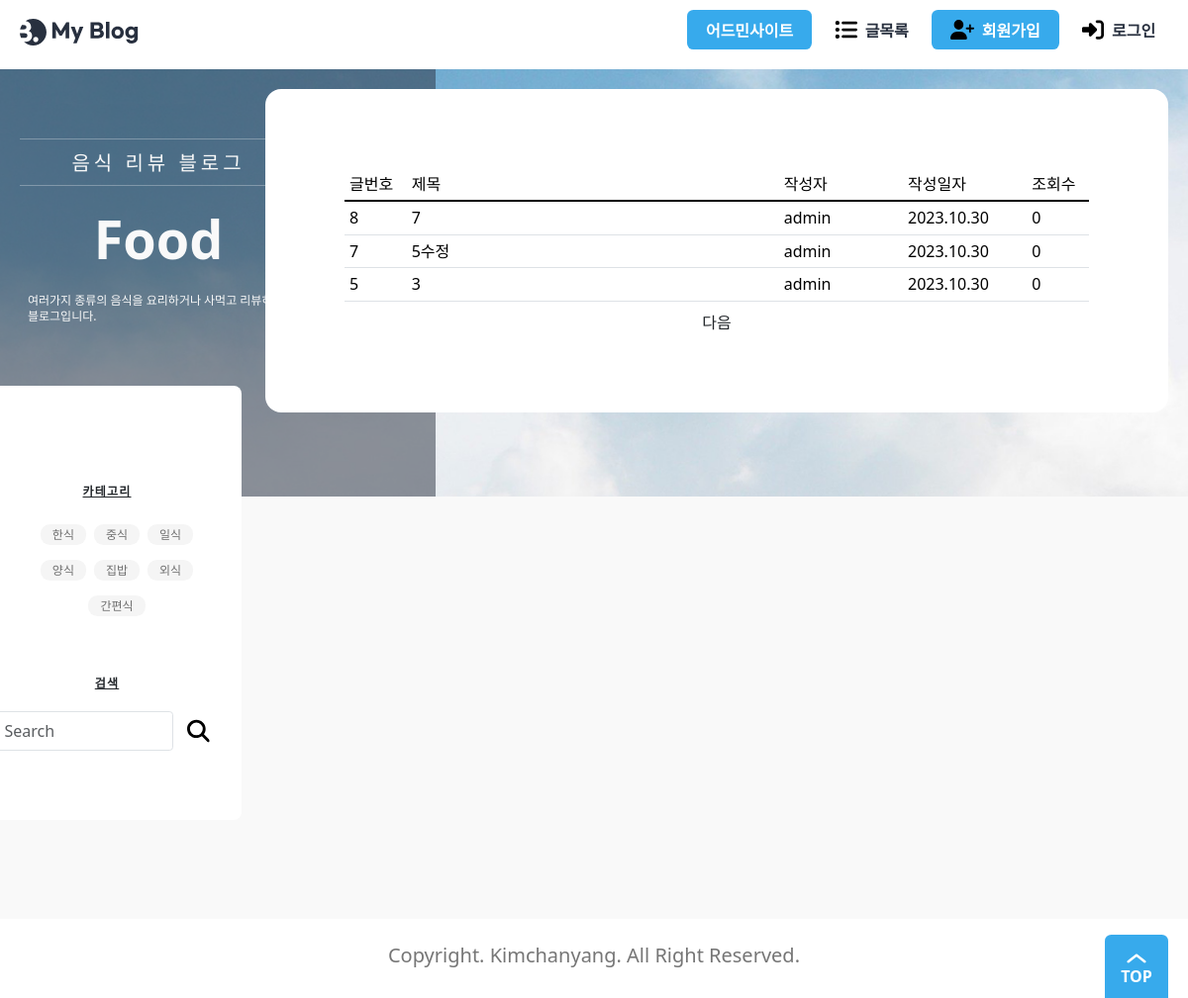
The page /blog/ on the database as committed earlier.
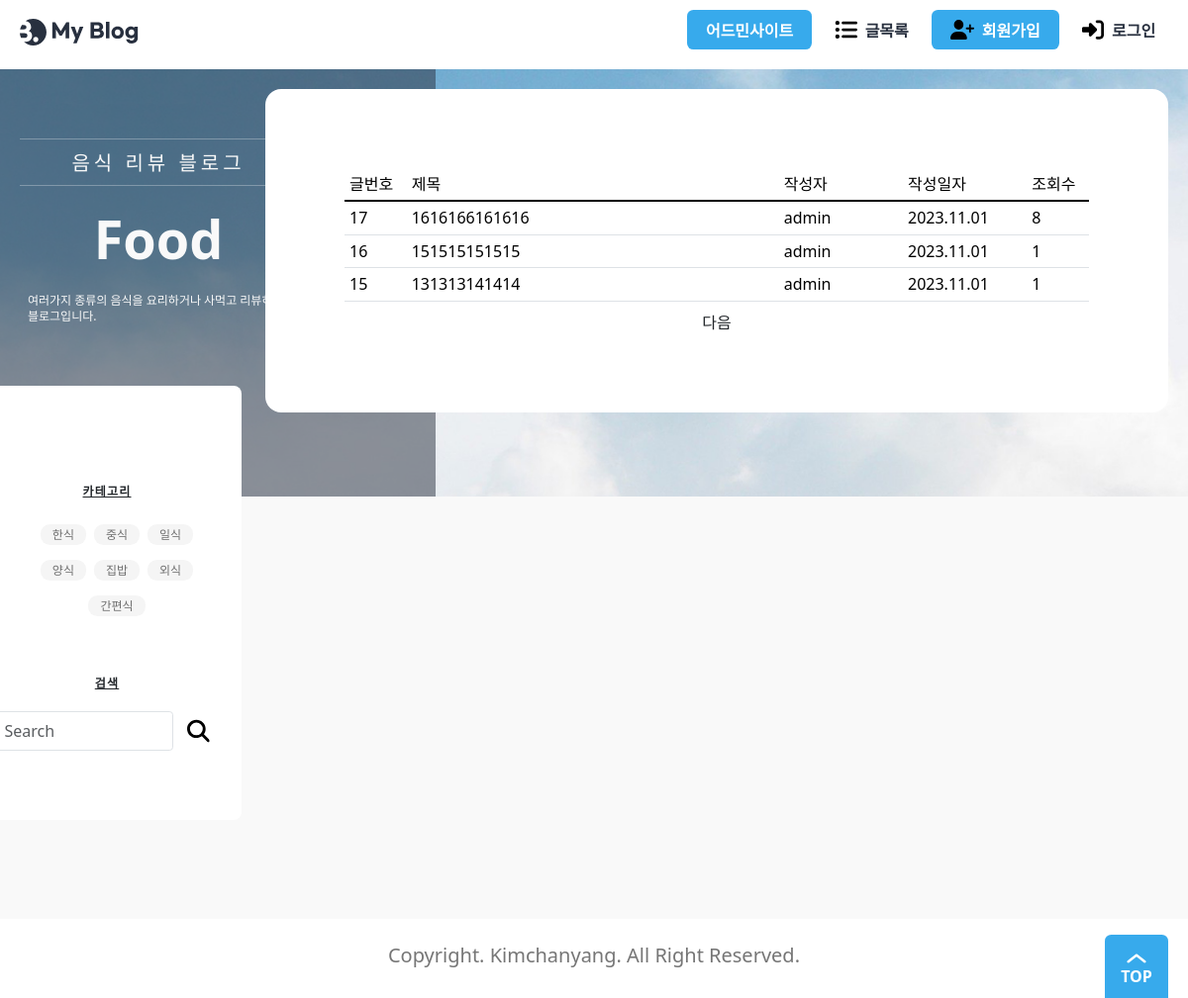
The same page on the database as committed later.
### blog/models.py (models this page shows, shortened)
class Post(models.Model):
    title = models.CharField(_("제목"), max_length=50)
    content = models.TextField(_("내용"))
    head_image = models.ImageField(
        _("메인 이미지"), upload_to="blog/images/%Y/%m/%d/", blank=True
    )
    file_upload = models.FileField(
        _("파일"), upload_to="blog/files/%Y/%m/%d/", blank=True
    )
    created_at = models.DateTimeField(_("작성일자"), auto_now_add=True)
    updated_at = models.DateTimeField(_("수정일자"), auto_now=True)
    author = models.ForeignKey(User, on_delete=models.CASCADE, verbose_name="작성자")
    tags = models.ManyToManyField("Tag", blank=True, verbose_name="태그")
    view_count = models.PositiveIntegerField(verbose_name="조회수", default=0)
    likes_count = models.PositiveIntegerField(verbose_name="좋아요", default=0)

### accounts/models.py (models this page shows)
class User(AbstractUser):
    nickname = models.CharField(_("닉네임"), max_length=50)
    profile_img = models.ImageField(
        _("프로필 사진"), upload_to=user_directory_path, blank=True
    )
    class Meta:
        db_table = "User"

### blog/views.py (the view)
# urls.py: path("", views.PostList.as_view(), name="post_list"),
class PostList(ListView):
    model = Post
    ordering = "-pk"
    context_object_name = "posts"
    paginate_by = pageslice
    page_kwarg = "page"

### templates/blog/post_list.html (shortened to what this page needs)
{% extends "base.html" %}
{% block main %}
{% load static %}
<div class="banner">
    <div class="max-width">
        <div class="banner-contents">
            <p class="sub-text">음식 리뷰 블로그</p>
            <p class="main-text">Food</p>
            <p class="description">
                여러가지 종류의 음식을 요리하거나 사먹고 리뷰하는 블로그입니다.
            </p>
        </div>
    </div>
</div>
<main>
    <div class="max-width">
        <div class="view">
            <section class="wrap-box">
                <div class="inner">
                    <table class="table">
                        <thead style="border-bottom: 2px solid black;">
                            <tr>
                                <th class='col-md-1'>글번호</th>
                                <th class='col-md-6'>제목</th>
                                <th class='col-md-2'>작성자</th>
                                <th class='col-md-2'>작성일자</th>
                                <th class='col-md-1'>조회수</th>
                            </tr>
                        </thead>
                        <tbody>
                            {% for post in posts %}
                            <tr>
                                <td>{{ post.id }}</td>
                                <td><a href="{% url 'post_detail' post.id %}">{{ post.title }}</a></td>
                                <td>{{ post.author }}</td>
                                <td>{{ post.created_at|date:'Y.m.d' }}</td>
                                <td>{{ post.view_count }}</td>
                            </tr>
                            {% endfor %}
                        </tbody>
                    </table>
                    <div class="d-flex justify-content-center">
                        {% if page_obj.has_next %}
                        <a href="{% url "post_list" %}?page={{ page_obj.next_page_number }}">다음</a>
                        {% endif %}
                    </div>
                </div>
            </section>
        </div>
        <aside class="about">
            <h3>카테고리</h3>
            <ul class="categories">
                <li><a href="{% url 'post_search_tag' '한식' %}">한식</a></li>
                <li><a href="{% url 'post_search_tag' '중식' %}">중식</a></li>
                <li><a href="{% url 'post_search_tag' '일식' %}">일식</a></li>
                <li><a href="{% url 'post_search_tag' '양식' %}">양식</a></li>
                <li><a href="{% url 'post_search_tag' '집밥' %}">집밥</a></li>
                <li><a href="{% url 'post_search_tag' '외식' %}">외식</a></li>
                <li><a href="{% url 'post_search_tag' '간편식' %}">간편식</a></li>
            </ul>
            <h3>검색</h3>
            <form class="d-flex" action="" method="get">
                <input class="form-control me-2" type="text" placeholder="Search">
                <img src="{% static './assets/icon-search.svg' %}" alt="My Blog" class="btn"
                    style="width: 40px;height: 40px;">
            </form>
        </aside>
    </div>
</main>
{% endblock main %}

### templates/base.html (shortened to what this page needs)
{% load static %}
<!DOCTYPE html>
<html lang="kr">
<head>
    <link rel="stylesheet" href="{% static './css/reset.css' %}">
    <link rel="stylesheet" as="style"
        href="https://cdn.jsdelivr.net/gh/orioncactus/pretendard/dist/web/static/pretendard.css">
    <link href="https://cdn.jsdelivr.net/npm/bootstrap@5.3.2/dist/css/bootstrap.min.css" rel="stylesheet">
    <link rel="stylesheet" href="{% static './css/global.css' %}">
    <link rel="stylesheet" href="{% static './css/header.css' %}">
    <link rel="stylesheet" href="{% static './css/footer.css' %}">
    <link rel="stylesheet" href="{% static './css/about.css' %}">
    <link rel="stylesheet" href="{% static './css/button.css' %}">
    <link rel="stylesheet" href="{% static './css/banner.css' %}">
    <link rel="stylesheet" href="{% static './css/category.css' %}">
    <link rel="stylesheet" href="{% static './css/author.css' %}">
    <link rel="stylesheet" href="{% static './css/post.css' %}">
    <link rel="stylesheet" href="{% static './css/posts.css' %}">
    <link rel="stylesheet" href="{% static './css/main.css' %}">
    <link rel="stylesheet" href="{% static './css/wrapbox.css' %}">
    <link rel="stylesheet" href="{% static './css/view.css' %}">
    <link rel="stylesheet" href="{% static './css/bootstrap.css' %}">
</head>
<body>
    <header>
        <div class="max-width">
            <h1>
                <a href="{% url 'index' %}">
                    <img src="{% static './assets/Logo.svg' %}" alt="My Blog">
                </a>
            </h1>
            <ul>
                <li>
                    <a href="/admin/" class="button">
                        <span>어드민사이트</span>
                    </a>
                </li>
                {% if request.user.is_authenticated %}
                <li class="profile-img">
                    <a href="#">
                        {% if request.user.profile_img %}
                        <img src="{{ request.user.profile_img.url }}" alt="My Page">
                        {% else %}
                        <img src="{% static './assets/blank_profile.png' %}" alt="My Page">
                        {% endif %}
                    </a>
                </li>
                <li>
                    <a href="{% url 'post_list' %}" class="button white">
                        <img src="{% static './assets/icon-postlist.svg' %}" alt="">
                        <span>글목록</span>
                    </a>
                </li>
                <li>
                    <a href="{% url 'post_create' %}" class="button">
                        <img src="{% static './assets/icon-modify-white.svg' %}" alt="">
                        <span>글 작성</span>
                    </a>
                </li>
                <li>
                    <button class="button white">
                        <img src="{% static './assets/icon-logout.svg' %}" alt="">
                        <span class="logout">로그아웃</span>
                    </button>
                </li>
                {% else %}
                <li>
                    <a href="{% url 'post_list' %}" class="button white">
                        <img src="{% static './assets/icon-postlist.svg' %}" alt="">
                        <span>글목록</span>
                    </a>
                </li>
                <li>
                    <a href="{% url 'register' %}" class="button">
                        <img src="{% static './assets/icon-register.svg' %}" alt="">
                        <span>회원가입</span>
                    </a>
                </li>
                <li>
                    <a href="{% url 'login' %}" class="button white">
                        <img src="{% static './assets/icon-login.svg' %}" alt="">
                        <span>로그인</span>
                    </a>
                </li>
                {% endif %}
            </ul>
        </div>
    </header>
    {% block main %}
    {% endblock main %}
    <footer>
        <div class="max-width">
            <h2>Copyright. Kimchanyang. All Right Reserved.</h2>
            <button class="top-button">TOP</button>
        </div>
    </footer>
</body>
</html>

### static/css/global.css (style rules this page uses)
:root { --main-color: rgb(55, 170, 236); --main-rgb: 55, 171, 236; --outline-border: rgb(55, 160, 236); --red-color: rgb(243, 124, 75); --red-rgb: 243, 124, 75; --black-color: #28303f; --white-color: #fff; --gray-color: #767676; --border-color: #ddd; --gray-background-light: #f9f9f9; --gray-background: #f5f5f5; --gray-text: #6f6f6f; --border-radius: 0.4em; }
h1, a, div, p, section, article, input, textarea { box-sizing: border-box; }
a { text-decoration: none; color: inherit; }
html { font-size: 10px; }
body { font-size: 1.6rem; line-height: 1.4; }
input, button { font-size: inherit; font-family: inherit; }
button { cursor: pointer; }
a { border-radius: 0.8rem; overflow: hidden; }
img { vertical-align: bottom; }
body { background: var(--gray-background-light); }
.max-width { width: 1224px; max-width: calc(100% - 4rem); margin: 0 auto; }

### static/css/header.css (style rules this page uses)
header { background: var(--white-color); }
header .max-width { display: flex; align-items: center; justify-content: space-between; gap: 4rem; padding: 1rem 0; }
header h1 { font-size: 3rem; }
header h1 a { display: block; padding: 0.4rem; margin-left: -0.4rem; }
header h1 a img { display: block; }
header ul { display: flex; align-items: center; gap: 1rem; }
header .button { text-transform: none; }

### static/css/footer.css (style rules this page uses)
footer { background: var(--white-color); margin-top: 10rem; }
footer .max-width { display: flex; align-items: center; justify-content: center; height: 8rem; position: relative; }
footer h2 { color: var(--gray-color); }
.top-button { position: absolute; bottom: 0; right: 0; width: 6.4rem; height: 6.4rem; padding-top: 2.2rem; border: 0; border-radius: var(--border-radius) var(--border-radius) 0 0; background: var(--main-color) url(../assets/ArrowTop.svg) no-repeat 50% 0.4rem / 4rem; color: var(--white-color); text-align: center; font-weight: bold; }

### static/css/about.css (style rules this page uses)
.about { flex-basis: calc((100% - 2.4rem * 3) / 4); flex-shrink: 0; align-self: flex-start; padding: 4rem 2.4rem 7rem; box-sizing: border-box; border-radius: var(--border-radius); background: var(--white-color); text-align: center; font-size: 2rem; }
.about h2, .about h3 { margin-bottom: 2rem; font-size: 1.2rem; font-weight: bold; text-transform: uppercase; text-decoration: underline; letter-spacing: 0.1em; }
.about h3 { margin-top: 6rem; }
.categories { display: flex; flex-wrap: wrap; align-items: center; justify-content: center; gap: 0.8rem; }
.categories li a { background: var(--gray-background); color: var(--gray-text); font-size: 1.2rem; border-radius: calc(var(--border-radius) * 2); padding: 0.2rem 1.2rem; }

### static/css/button.css (style rules this page uses)
.button { display: inline-flex; align-items: center; justify-content: center; gap: 0.8rem; height: 4rem; padding: 0.2rem 1.2em 0; border: 0; border-radius: var(--border-radius); background: var(--main-color); color: var(--white-color); text-transform: uppercase; font-weight: bold; line-height: 1; }
.button img { height: 1.2em; margin-top: -0.2rem; vertical-align: middle; }
.button.white { padding: 0.2rem 0.8em 0; background: var(--white-color); color: var(--black-color); }
.button.white img { height: 1.4em; }

### static/css/banner.css (style rules this page uses)
.banner { position: relative; background: url(../assets/background.jpg) no-repeat 50% 50% / cover; height: 27em; margin-bottom: -7em; }
.banner-contents { width: 28rem; padding: 7rem 0 14.5rem; text-align: center; color: var(--gray-background-light); }
.banner-contents::before { content: ""; display: block; position: absolute; top: 0; left: 0; width: calc((100% - 1224px) / 2 + 44rem); height: 100%; background: rgba(40, 48, 63, 0.5); }
.banner-contents > * { position: relative; }
.banner-contents .sub-text { border: 1px solid rgba(249, 249, 249, 0.3); border-width: 1px 0; padding: 1rem 0 0.8rem; font-size: 2rem; letter-spacing: 0.2em; }
.banner .main-text { font-weight: bold; font-size: 5.4rem; margin: 1.6rem 0; }
.description { font-size: 1.2rem; text-align: left; word-break: break-all; padding: 0 0.8rem; }
@media (max-width: 1280px) { .banner-contents::before { width: 44rem; } }

### static/css/main.css (style rules this page uses)
main > .max-width { display: flex; flex-direction: row-reverse; gap: 2.4rem; position: relative; }

Rows that differ between the two databases and show on the page:
no longer on this page (row edited): Post: id "8", title "7", author "admin", created_at "2023.10.30", view_count "0"
no longer on this page (row edited): Post: id "7", title "5수정", author "admin", created_at "2023.10.30", view_count "0"
no longer on this page (row unchanged): Post: id "5", title "3", author "admin", created_at "2023.10.30", view_count "0"
added Post: id "17", title "1616166161616", author "admin", created_at "2023.11.01", view_count "8"
added Post: id "16", title "151515151515", author "admin", created_at "2023.11.01", view_count "1"
added Post: id "15", title "131313141414", author "admin", created_at "2023.11.01", view_count "1"
